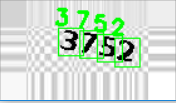
#> input picture test_break.png, 176 x 103 px, given as the content of the folder D:/project_Python/captcha_breaker/downloads, which was not available
$ python annotate.py   (older library calls are emulated)
#> lines starting #> are read from the running program, lines starting #| are printed output that depends on the picture; after the words box and inside, x2 and y2 are one past the last pixel; in counts of white or black regions, pixels touching at a corner belong together; pictures that were not available may be replaced by others from this repository, and a replacement may not be noted
from imutils import paths
import argparse
import imutils
import cv2
import os
ap = argparse.ArgumentParser()
ap.add_argument("-i", "--input",
                default="D:\project_Python\captcha_breaker\downloads",
help="path to input directory of images")
ap.add_argument("-a", "--annot",
                default="D:\project_Python\captcha_breaker\dataset",
help="path to output directory of annotations")
args = vars(ap.parse_args())
# grab the image paths then initialize the dictionary of character
# counts
imagePaths = list(paths.list_images(args["input"]))
counts = {}
# loop over the image paths
for (i, imagePath) in enumerate(imagePaths):
    # display an update to the user
    print("[INFO] processing image {}/{}".format(i + 1,
    len(imagePaths)))

    try:
        # load the image and convert it to grayscale, then pad the
        # image to ensure digits caught on the border of the image
        # are retained
        image = cv2.imread(imagePath)
#> image is the input picture: shape (103, 176, 3); mean B, G, R 208.4, 221.8, 206.6
        gray = cv2.cvtColor(image, cv2.COLOR_BGR2GRAY)
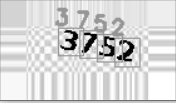
#> gray: shape (103, 176); min 0, max 255, mean 215.7
        gray = cv2.copyMakeBorder(gray, 8, 8, 8, 8,
               cv2.BORDER_REPLICATE)
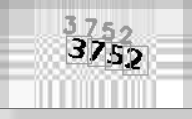
#> gray: shape (119, 192); min 0, max 255, mean 212.4
        # threshold the image to reveal the digits
        thresh = cv2.threshold(gray, 0, 255,
        cv2.THRESH_BINARY_INV | cv2.THRESH_OTSU)[1]
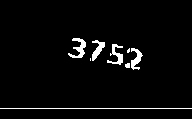
#> thresh: shape (119, 192); 3.5% white; 8 white regions (2 under 20 px)
        # find contours in the image, keeping only the four largest
        # ones
        cnts = cv2.findContours(thresh.copy(), cv2.RETR_EXTERNAL,
               cv2.CHAIN_APPROX_SIMPLE)
#> cnts = 8 contours, 4 with area under 20; largest, box (x1, y1, x2, y2) and area: (68, 38, 86, 58) 118, (131, 48, 143, 70) 101, (92, 40, 105, 61) 99, (107, 44, 123, 65) 95
        cnts = cnts[0] if imutils.is_cv2() else cnts[1]
        cnts = sorted(cnts, key=cv2.contourArea, reverse=True)[:4]
#> cnts = 4 contours; box (x1, y1, x2, y2) and area: (68, 38, 86, 58) 118, (131, 48, 143, 70) 101, (92, 40, 105, 61) 99, (107, 44, 123, 65) 95
        # loop over the contours
        for c in cnts:
            # compute the bounding box for the contour then extract
            # the digit
            (x, y, w, h) = cv2.boundingRect(c)
            roi = gray[y - 5:y + h + 5, x - 5:x + w + 5]

            # display the character, making it larger enough for us
            # to see, then wait for a keypress
            cv2.imshow("ROI", imutils.resize(roi, width=28))
            key = cv2.waitKey(0)
            # if the ’‘’ key is pressed, then ignore the ch
            if key == ord("q"):
                print("[INFO] ignoring character")
                continue
            # grab the key that was pressed and construct the
            # the output directory
            key = chr(key).upper()
            dirPath = os.path.sep.join([args["annot"], key])
            # if the output directory does not exist, create it
            if not os.path.exists(dirPath):
                os.makedirs(dirPath)
            # write the labeled character to file
            count = counts.get(key, 1)
            p = os.path.sep.join([dirPath, "{}.png".format(
            str(count).zfill(6))])
            cv2.imwrite(p, roi)
            # increment the count for the current key
            counts[key] = count + 1
#> this loop made 4 passes; (key q is pressed on pass 1)
#> (x, y, w, h) on passes 1 to 3: (68, 38, 18, 20), (131, 48, 12, 22), (92, 40, 13, 21)
#> (x, y, w, h, key) on pass 4: (107, 44, 16, 21, ' ')
#| [INFO] ignoring character
#> pass 1, `roi = gray[y - 5:y + h + 5, x - 5:x + w + 5]`:
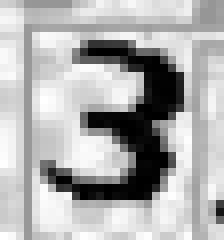
#> roi: shape (30, 28) (shown 8 times larger); min 0, max 255, mean 175.3
#> pass 2, `cv2.imshow("ROI", imutils.resize(roi, width=28))`:
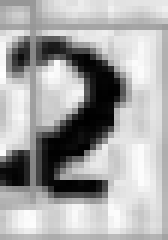
#> window 'ROI': shape (40, 28) (shown 6 times larger); min 0, max 254, mean 167.4
#> pass 3, `roi = gray[y - 5:y + h + 5, x - 5:x + w + 5]`:
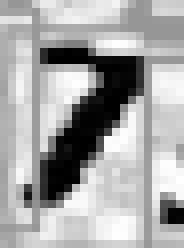
#> roi: shape (31, 23) (shown 8 times larger); min 0, max 255, mean 167.1
#> after the loop:
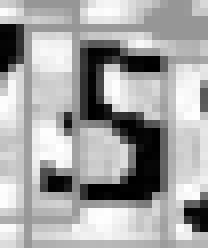
#> roi: shape (31, 26) (shown 8 times larger); min 0, max 255, mean 164.8
#> after the loop, counts = 3 items
            # an unknown error has occurred for this particular image
    except:
         print("[INFO] skipping image...")
